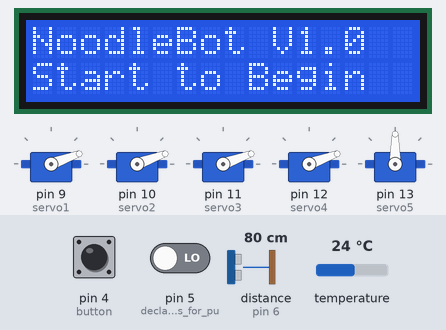
Recording of a sketch running on a simulated Arduino Uno, built with avr-gcc and run on an emulated ATmega328P. Shown: 16×2 character LCD, 5 × servo. Inputs (shaded band) come from the test bench; at power-on: pin 4 (button) LOW, pin 5 (declare_input_pins_for_pu) LOW, distance to the obstacle (sensor on pin 6) 80 cm, temperature 24 °C. The echo pulse lasts 58.3 µs per cm; what the sketch prints to the serial monitor is not drawn.

Above: at 1.2 s.
1.3 s: pin 4 (button) pulled HIGH for 3.2 s
At 3.3 s:
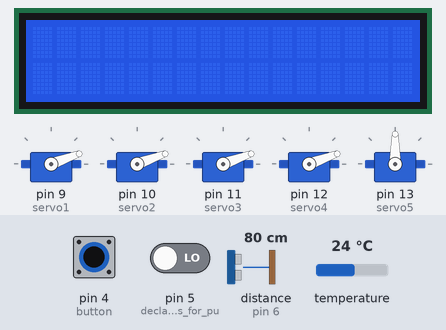
At 5.9 s:
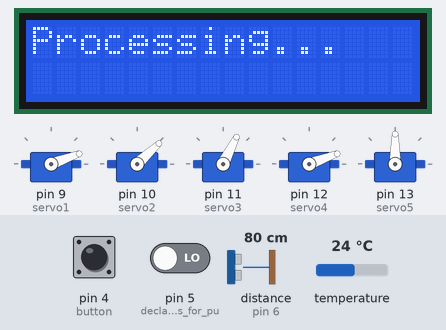
15.1 s: pin 4 (button) pulled HIGH for 3.2 s
At 17.7 s:
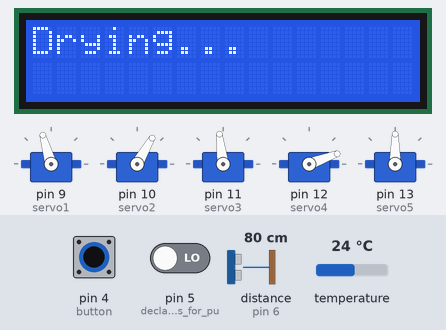
Timing chart, 0 to 33.4 s (numbered marks = the images above; inputs shaded):
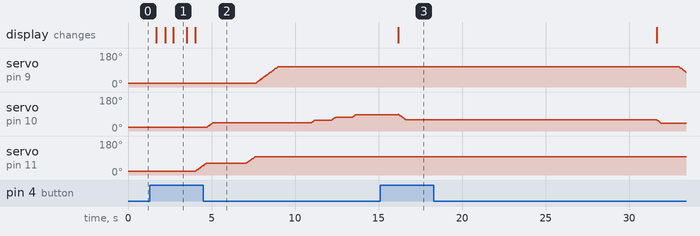

The sketch:

Noodlebot_code.ino
```cpp
#include <LiquidCrystal_I2C.h>    // include all libraries we needed, library for LCD I2C
#include <OneWire.h>              // library for DS18b20 temperature sensor
#include <DallasTemperature.h>    // lirary for temperature sensor
#include "ServoTimer2.h"          // library for Servo in timer2
#define ONE_WIRE_BUS 8            // library for one wire communication

LiquidCrystal_I2C lcd(0x27, 16, 2);     // define LCD scale
OneWire oneWire(ONE_WIRE_BUS);          // define onewire
DallasTemperature sensors(&oneWire);    // define dallastemperature

const int trigPin = 7;    // declare trigger pin for ultrasonic sensor
const int echoPin = 6;    // declare echo pin for ultrasonic sensor

float Celsius;          // float value for temperature sensor (celcius)
float Fahrenheit;       // float value for temperature sensor (fahrenheit)
long duration;          // long value for ultrasonic sensor
int distance;           // distance value for ultrasonic sensor
int state;              // state variable for system
int trig;               // trigger variable for certain uses
int dur = 120;          // duration variable on cooking duration
int timer;              // timer variable to count system runtime
int button1state = 0;   // variable to store button state
int button2state = 0;   // variable to store button state

int angle1 = 750;       // angle variable to store servo angle
int angle2 = 750;       // while using timer2, 750PWM equals 0 degree, 2250PWM equals 180 degree
int angle3 = 750;
int angle4 = 750;

ServoTimer2 servo1;     // declare the servo we'll be using on the noodlebot
ServoTimer2 servo2;
ServoTimer2 servo3;
ServoTimer2 servo4;
ServoTimer2 servo5;      // declare the servo used on the stock disposal

void setup() {
  lcd.begin();           // initiate LCD
  sensors.begin();       // initiate temperature sensor

  pinMode(5, INPUT);     // declare input pins for push buttons
  pinMode(4, INPUT);

  servo1.attach(9);      // declare the pins used for servo
  servo2.attach(10);
  servo3.attach(11);
  servo4.attach(12);
  servo5.attach(13);
  pinMode(trigPin, OUTPUT); // declare the trigger pin in ultrasonic as output
  pinMode(echoPin, INPUT);  // declare the echo pin in ultrasonic as input

  Serial.begin(9600);       // serial begin for serial monitor

  TCCR1A = 0;   // set entire TCCR1A register to 0
  TCCR1B = 0;   // set entire TCCR1B register to 0
  TCNT1  = 0;      // setting the counter value as 0
  OCR1A = 15624, 6;      // set compare match register to 1hz
  TCCR1B |= (1 << WGM12);   // turn on CTC mode
  TCCR1B |= (1 << CS12) | (1 << CS10);  // set prescaler value to 1024
  TIMSK1 |= (1 << OCIE1A);    // enable timer compare interrupt
}

void control() {                  // a void for control pushbutton
  button1state = digitalRead(5);  // read button state, if high then function
  if (button1state == HIGH) {
    dur = dur + 30;
  }
}

void enter() {                    // a void for enter pushbutton
  button2state = digitalRead(4);  // read button state, if high then function
  if (button2state == HIGH) {
    state++;
    trig = 1;
  }
}

void loop() {           // main loop function of system
  control();            // read button state
  enter();
  switch (state) {      // switch between state according to state value
    case 0:
      startup();
      break;

    case 1:
      selection();
      break;

    case 2:
      stock();
      break;

    case 3:
      temperature();
      break;

    case 4:
      processing();
      break;

    case 5:
      cooking();
      break;

    case 6:
      serving();
      break;

    case 7:
      bonappetit();
      break;
  }

  Serial.print(state);        // serial print values for troubleshooting
  Serial.print("\n");
  Serial.print(dur);
  Serial.print("\n");
  delay(500);
}

void startup() {          // first function, startup the system
  if (trig == 1) {        // one time function
    lcd.clear();
    trig = 0;
  }
  startpos();             // set all servos to position 0
  lcd.setCursor (0, 0);
  lcd.print ("NoodleBot V1.0");
  lcd.setCursor (0, 1);
  lcd.print ("Start to Begin");       // printout display
}

void selection() {        // second function, duration selection
  if (trig == 1) {        // one time function, set initial duration value
    lcd.clear();
    trig = 0;
    dur = 120;
  }
  lcd.setCursor (0, 0);
  lcd.print ("Cooking Duration: ");

  lcd.setCursor (4, 1);    // logic to limit duration selection
  if (dur > 240) {
    dur = 120;
    lcd.print(dur);
  }

  else {
    lcd.print (dur);
  }
}

void stock() {        // third function, stock process
  ultrasonic();       // read ultrasonic sensor value
  if (trig == 1) {
    lcd.clear();
    trig = 0;
  }
  lcd.setCursor(0, 0);
  lcd.print("Stock Status :");
  lcd.setCursor (0, 1);

  if ( distance < 9) {                // stock logic, if noodle detected : dispense
    Serial.print(" Stock Ready! ");
    lcd.clear();
    lcd.print("Stock Status :");
    lcd.setCursor (0, 1);
    lcd.print ("Ready!");
    delay(2000);
    fetch();          // arm movement to stock dispenser
    delay(1000);
    stockout();       // dispense stock
    state++;
    trig = 1;
  }

  else {
    Serial.print(" Stock Unready! ");
    lcd.print ("Unready!");
  }
}


void temperature () {     // fourth function, temperature check
  if (trig == 1) {
    lcd.clear();
    trig = 0;
  }
  sensors.requestTemperatures();          // get water temperature
  Celsius = sensors.getTempCByIndex(0);
  lcd.setCursor(0, 0);
  lcd.print("Temperature");
  lcd.setCursor(0, 1);
  lcd.print(Celsius);
  lcd.setCursor(5, 1);
  lcd.print(" C ");
  if (Celsius >= 85) {        // cooking logic, if water boiling : cook
    delay(2000);
    state++;
    trig = 1;
  }
}

void processing () {        // fifth function, boil noodle in pot
  if (trig == 1) {
    lcd.clear();
    trig = 2;
  }

  lcd.setCursor (0, 0);
  lcd.print ("Processing...");
  if (trig == 2) {
    prepare();              // servo movement to cook
    trig = 0;
  }
  state++;
  trig = 1;
}


void cooking () {         // sixth function, boiling the noodle
  if (trig == 1) {
    lcd.clear();
    trig = 0;
  }
  lcd.setCursor(0, 0);
  lcd.print ("Cooking");
  lcd.setCursor(2, 1);
  lcd.print ("  ETA: ");
  lcd.setCursor(10, 1);
  lcd.print (dur);
  if (dur == 99) {
    lcd.clear();
  }
  if (dur == 9) {
    lcd.clear();
  }
  if (dur == 0) {         // countdown function
    state++;
    trig = 1;
  }
}

void serving () {         // seventh function, dry and serve
  if (trig == 1) {
    lcd.clear();
    trig = 2;
  }
  if (trig == 2) {
    lcd.setCursor (0, 0);
    lcd.print ("Drying...");
    dry();                      // servo lifts to dry cooked noodle
    trig = 0;
  }
  lcd.setCursor (0, 0);
  lcd.print ("Serving...");
  serve();                      // servo movement to serve noodle
  delay(5000);
  state++;
}

void bonappetit () {            // finishing function
  if (trig == 1) {
    lcd.clear();
    trig = 0;
  }
  lcd.setCursor (0, 0);
  lcd.print ("Bon Appetit");      // final display
  reset();                        // reset servo position
  delay(3000);
  state = 0;                      // set state value back to 0
}

ISR(TIMER1_COMPA_vect) {  // timer function, used for countdown and run time
  if (state == 5) {
    dur--;
  }
  timer++;
}

void ultrasonic() {
  digitalWrite(trigPin, LOW);     // Clears the trigPin
  delayMicroseconds(2);
  digitalWrite(trigPin, HIGH);   // Sets the trigPin on HIGH state for 10 micro seconds
  delayMicroseconds(10);
  digitalWrite(trigPin, LOW);
  duration = pulseIn(echoPin, HIGH);  // Reads the echoPin, returns the sound wave travel time in microseconds
  distance = duration * 0.034 / 2;  // Calculating the distance

  Serial.print("Distance: ");   // Prints the distance on the Serial Monitor
  Serial.println(distance);
}


void move1(int pos) {                           // function to move servo forward with certain speed
  for (angle1 ; angle1 < pos; angle1 += 12, 5)
  {
    servo1.write(angle1);
    delay(18);
  }
}

void back1(int pos) {                           // function to move servo backward with certain speed
  for (angle1; angle1 > pos; angle1 -= 12, 5)
  {
    servo1 .write(angle1);
    delay(18);
  }
}

void move2(int pos) {                           // function to move servo forward with certain speed
  for (angle2 ; angle2 < pos; angle2 += 12, 5)
  {
    servo2.write(angle2);
    delay(18);
  }
}

void back2(int pos) {                           // function to move servo backward with certain speed
  for (angle2; angle2 > pos; angle2 -= 12, 5)
  {
    servo2 .write(angle2);
    delay(18);
  }
}

void move3(int pos) {                           // function to move servo forward with certain speed
  for (angle3 ; angle3 < pos; angle3 += 12, 5)
  {
    servo3.write(angle3);
    delay(18);
  }
}

void back3(int pos) {                           // function to move servo backward with certain speed
  for (angle3; angle3 > pos; angle3 -= 12, 5)
  {
    servo3 .write(angle3);
    delay(18);
  }
}

void move4(int pos) {                           // function to move servo forward with certain speed
  for (angle4 ; angle4 < pos; angle4 += 12, 5)
  {
    servo4.write(angle4);
    delay(18);
  }
}

void back4(int pos) {                           // function to move servo backward with certain speed
  for (angle4; angle4 > pos; angle4 -= 12, 5)
  {
    servo4 .write(angle4);
    delay(18);
  }
}

void startpos() {       // set servo value to 0 during startup
  servo1.write(750);
  servo2.write(750);
  servo3.write(750);
  servo4.write(750);
}

void fetch() {        // preset servo movement to get noodle from stock
  move3(900);
  move1(2050);
}

void stockout() {     // preset servo movement to dispense stock
  servo5.attach(13);
  servo5.write (750);
  delay(400);
  servo5.write(2250);
  delay(250);

  servo5.detach();
  back1(1100);
}

void prepare() {      // preset servo movement to put noodle in pot
  move3(1200);
  move2(1000);
  delay(2000);
  move3(1550);
  move1(1650);
  delay(2000);
  move2(1150);
  delay(1000);
  move2(1300);
  delay(1000);
  move2(1450);
  delay(2000);
}

void dry() {          // preset servo movement to dry noodle
  back2(1150);
  delay(15000);
}

void serve() {        // preset servo movement to serve cooked noodle
  back2(950);
  delay(1000);
  back1(1050);
  delay(1000);
  back3(1150);
  delay(1000);
  move4(1850);
  delay(5000);
  back4 (750);
}

void reset() {        // preset servo movement to move back to initial position
  back1(750);

  back2(750);

  back3(750);

  back4(750);
}
```

Measured:
- after the input at 1.3 s, servo on pin 9 (servo1): moves from 20° to 106° over 1.3 s, starting after 6.3 s; servo on pin 10 (servo2): moves from 20° to 87° over 8.9 s, starting after 3.4 s; servo on pin 11 (servo3): moves from 20° to 97° over 3.5 s, starting after 2.8 s; the display: first changes after 0.39 s (image 1 shows a later state)
- after the input at 15.1 s, the display: changes after 1.1 s (image 3)
- what the display in image 1 shows lasts 0.8 s, from 2.7 s to 3.5 s
